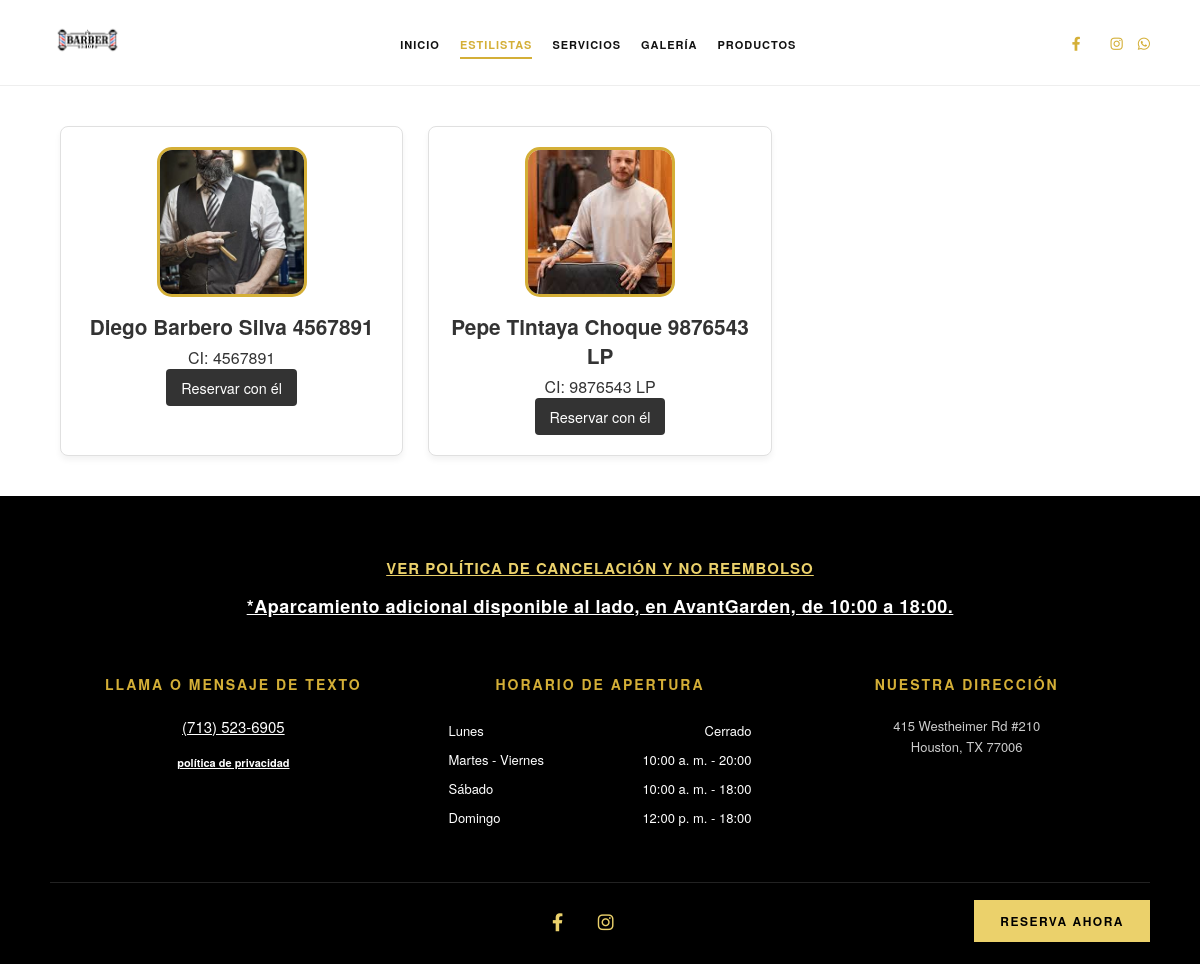
/views/ver_peluqueros_personal.php, run on the app's committed database.
### tables this page shows
CREATE TABLE `usuarios` (
  `id_usuario` int(11) NOT NULL,
  `id_rol` int(11) NOT NULL,
  `id_genero` int(11) NOT NULL,
  `nombre_completo` varchar(100) NOT NULL,
  `ci` varchar(15) NOT NULL,
  `celular` varchar(15) DEFAULT NULL,
  `correo` varchar(100) NOT NULL,
  `password_hash` varchar(255) NOT NULL,
  `estado_active` tinyint(1) DEFAULT 1
);

### views/ver_peluqueros_personal.php (the view, shortened to what this page needs)
<?php
$database = new Database();
$conexion = $database->getConnection();
$query = "SELECT id_usuario, nombre_completo, ci FROM usuarios WHERE id_rol = 3";
$stmt = $conexion->prepare($query);
$stmt->execute();
?>
<!DOCTYPE html>
<html lang="es">
<head>
    <link rel="stylesheet" href="https://cdnjs.cloudflare.com/ajax/libs/font-awesome/6.4.0/css/all.min.css">
    <link rel="stylesheet" href="./../public/css/styles.css">
    <link rel="stylesheet" href="./../public/css/css_opciones/ver_peluqueros_personal.css">
</head>
<body>
    <header>
        <div class="mini-logo">
            <img src="./../public/img/logo_arriba.jpg" alt="Marbella Salon">
        </div>
        <nav>
            <ul>
                <li><a href="./../views/index_principal.html">Inicio</a></li>
                <li><a href="./../views/ver_peluqueros_personal.php" class="active">Estilistas</a></li>
                <li><a href="./../views/servicios_que_se_pueden_hacer.php">Servicios</a></li>
                <li><a href="./../views/galeria.php">Galería</a></li>
                <li><a href="./../views/ver_productos.php">Productos</a></li>
            </ul>
        </nav>
        <div class="social-icons">
            <a href="#" target="_blank"><i class="fab fa-facebook-f"></i></a>
            <a href="#" target="_blank"><i class="fab fa-instagram"></i></a>
            <a href="#" target="_blank"><i class="fab fa-whatsapp"></i></a>
        </div>
    </header>
    <div class="contenedor-barberos">
        <?php
        while ($barbero = $stmt->fetch(PDO::FETCH_ASSOC)) {
            $idUsuario       = $barbero['id_usuario'];
            $nombreUsuario   = $barbero['nombre_completo'];
            $ci                = isset($barbero['ci']) ? $barbero['ci'] : '';
            $nombreCompleto  = $nombreUsuario . " " . $ci;
            $rutaFotoBarbero = "./../public/img/img_peluqueros/default_avatar.png";
            if (file_exists("./../public/img/img_peluqueros/$idUsuario.webp")) {
                $rutaFotoBarbero = "./../public/img/img_peluqueros/$idUsuario.webp";
            } elseif (file_exists("./../public/img/img_peluqueros/$idUsuario.jpg")) {
                $rutaFotoBarbero = "./../public/img/img_peluqueros/$idUsuario.jpg";
            } elseif (file_exists("./../public/img/img_peluqueros/$idUsuario.jpeg")) {
                $rutaFotoBarbero = "./../public/img/img_peluqueros/$idUsuario.jpeg";
            } elseif (file_exists("./../public/img/img_peluqueros/$idUsuario.png")) {
                $rutaFotoBarbero = "./../public/img/img_peluqueros/$idUsuario.png";
            }
            ?>
            <div class="tarjeta-barbero">
                <img src="<?php echo $rutaFotoBarbero; ?>" alt="Barbero <?php echo htmlspecialchars($nombreCompleto); ?>" class="avatar-barbero">
                <h3><?php echo htmlspecialchars($nombreCompleto); ?></h3>
                <p class="ci">CI: <?php echo htmlspecialchars($ci); ?></p>
                <a href="login.php" class="btn-perfil">Reservar con él</a>
            </div>
        <?php
        }
        ?>
    </div>
    <footer class="main-footer">
        <div class="footer-top-notices">
            <a href="#" class="policy-link">VER POLÍTICA DE CANCELACIÓN Y NO REEMBOLSO</a>
            <p class="parking-notice">*Aparcamiento adicional disponible al lado, en AvantGarden, de 10:00 a 18:00.</p>
        </div>
        <div class="footer-columns">
            <div class="footer-col">
                <h3>LLAMA O MENSAJE DE TEXTO</h3>
                <a href="https://wa.link/0czncx" class="phone-link">(713) 523-6905</a>
                <a href="#" class="privacy-link">política de privacidad</a>
            </div>
            <div class="footer-col">
                <h3>HORARIO DE APERTURA</h3>
                <table class="schedule-table">
                    <tr>
                        <td>Lunes</td>
                        <td class="text-right">Cerrado</td>
                    </tr>
                    <tr>
                        <td>Martes - Viernes</td>
                        <td class="text-right">10:00 a. m. - 20:00</td>
                    </tr>
                    <tr>
                        <td>Sábado</td>
                        <td class="text-right">10:00 a. m. - 18:00</td>
                    </tr>
                    <tr>
                        <td>Domingo</td>
                        <td class="text-right">12:00 p. m. - 18:00</td>
                    </tr>
                </table>
            </div>
            <div class="footer-col">
                <h3>NUESTRA DIRECCIÓN</h3>
                <p class="address-text">
                    415 Westheimer Rd #210<br>
                    Houston, TX 77006
                </p>
            </div>
        </div>
        <div class="footer-bottom">
            <div class="footer-social">
                <a href="#" target="_blank" title="Facebook"><i class="fab fa-facebook-f"></i></a>
                <a href="#" target="_blank" title="Instagram"><i class="fab fa-instagram"></i></a>
            </div>
            <a href="mis_citas.php" class="footer-btn-reserve">RESERVA AHORA</a>
        </div>
    </footer>
</body>
</html>

### public/css/styles.css (style rules this page uses)
* { margin: 0; padding: 0; box-sizing: border-box; font-family: 'Helvetica Neue', Helvetica, Arial, sans-serif; }
body { background-color: #ffffff; color: #333333; }
:root { --dorado: #d4af37; --dorado-brillante: #ebd16b; --fondo-footer: #000000; --texto-claro: #ffffff; --texto-mutado: #cccccc; }
header { display: flex; justify-content: space-between; align-items: center; padding: 15px 50px; border-bottom: 1px solid #eee; background: #fff; position: sticky; top: 0; z-index: 1000; }
.mini-logo img { height: 50px; }
nav ul { display: flex; list-style: none; gap: 20px; }
nav ul li a { text-decoration: none; color: #111; font-size: 11px; font-weight: 600; text-transform: uppercase; letter-spacing: 1px; transition: color 0.3s; }
nav ul li a:hover, nav ul li a.active { color: var(--dorado); border-bottom: 2px solid var(--dorado); padding-bottom: 5px; }
.social-icons { display: flex; gap: 15px; }
.social-icons a { color: var(--dorado); font-size: 14px; transition: transform 0.3s; }
.main-footer { background-color: var(--fondo-footer); color: var(--texto-claro); padding: 60px 40px 30px 40px; }
.footer-top-notices { text-align: center; margin-bottom: 55px; }
.policy-link { color: var(--dorado-brillante); text-decoration: underline; font-weight: bold; font-size: 15px; text-transform: uppercase; letter-spacing: 1px; display: inline-block; margin-bottom: 15px; }
.parking-notice { color: var(--texto-claro); font-weight: bold; font-size: 18px; text-decoration: underline; letter-spacing: 0.5px; line-height: 1.4; }
.footer-columns { display: flex; justify-content: space-between; max-width: 1100px; margin: 0 auto 50px auto; text-align: center; }
.footer-col { flex: 1; padding: 0 15px; }
.footer-col h3 { color: var(--dorado); font-size: 14px; font-weight: 600; letter-spacing: 2px; margin-bottom: 22px; text-transform: uppercase; }
.phone-link { color: var(--texto-claro); text-decoration: underline; font-size: 15px; display: block; margin-bottom: 12px; }
.privacy-link { color: var(--texto-claro); text-decoration: underline; font-size: 11px; font-weight: bold; }
.schedule-table { width: 90%; margin: 0 auto; border-collapse: collapse; font-size: 13px; color: var(--texto-claro); }
.schedule-table td { padding: 5px 0; text-align: left; }
.schedule-table td.text-right { text-align: right; }
.address-text { font-size: 13px; line-height: 1.6; color: var(--texto-mutado); }
.footer-bottom { display: flex; justify-content: center; align-items: center; max-width: 1100px; margin: 0 auto; position: relative; padding-top: 25px; border-top: 1px solid #222; }
.footer-social a { color: var(--dorado-brillante); font-size: 18px; margin: 0 15px; text-decoration: none; transition: color 0.3s; }
.footer-btn-reserve { position: absolute; right: 0; background-color: var(--dorado-brillante); color: var(--fondo-footer); padding: 12px 26px; font-size: 12px; font-weight: bold; text-transform: uppercase; text-decoration: none; letter-spacing: 1.5px; }

### public/css/css_opciones/ver_peluqueros_personal.css (style rules this page uses)
.contenedor-barberos { display: grid; grid-template-columns: repeat(auto-fill, minmax(280px, 1fr)); gap: 25px; padding: 40px 5%; }
.tarjeta-barbero { background: #fff; border: 1px solid #e0e0e0; border-radius: 8px; padding: 20px; text-align: center; box-shadow: 0 4px 6px rgba(0,0,0,0.05); transition: transform 0.3s ease; }
.avatar-barbero { width: 150px; height: 150px; border-radius: 10%; object-fit: cover; margin: 0 auto 15px auto; border: 3px solid #d4af37; display: block; }
.tarjeta-barbero h3 { margin: 10px 0 5px 0; font-size: 1.3rem; color: #333; }
.btn-perfil { background-color: #333; color: #fff; border: none; padding: 8px 15px; border-radius: 4px; cursor: pointer; text-decoration: none; display: inline-block; font-size: 0.9rem; transition: background 0.2s; }

### data on the page
usuarios: shows a picture, nombreCompleto "Diego Barbero Silva 4567891", ci "4567891"
usuarios: shows a picture, nombreCompleto "Pepe Tintaya Choque 9876543 LP", ci "9876543 LP"
